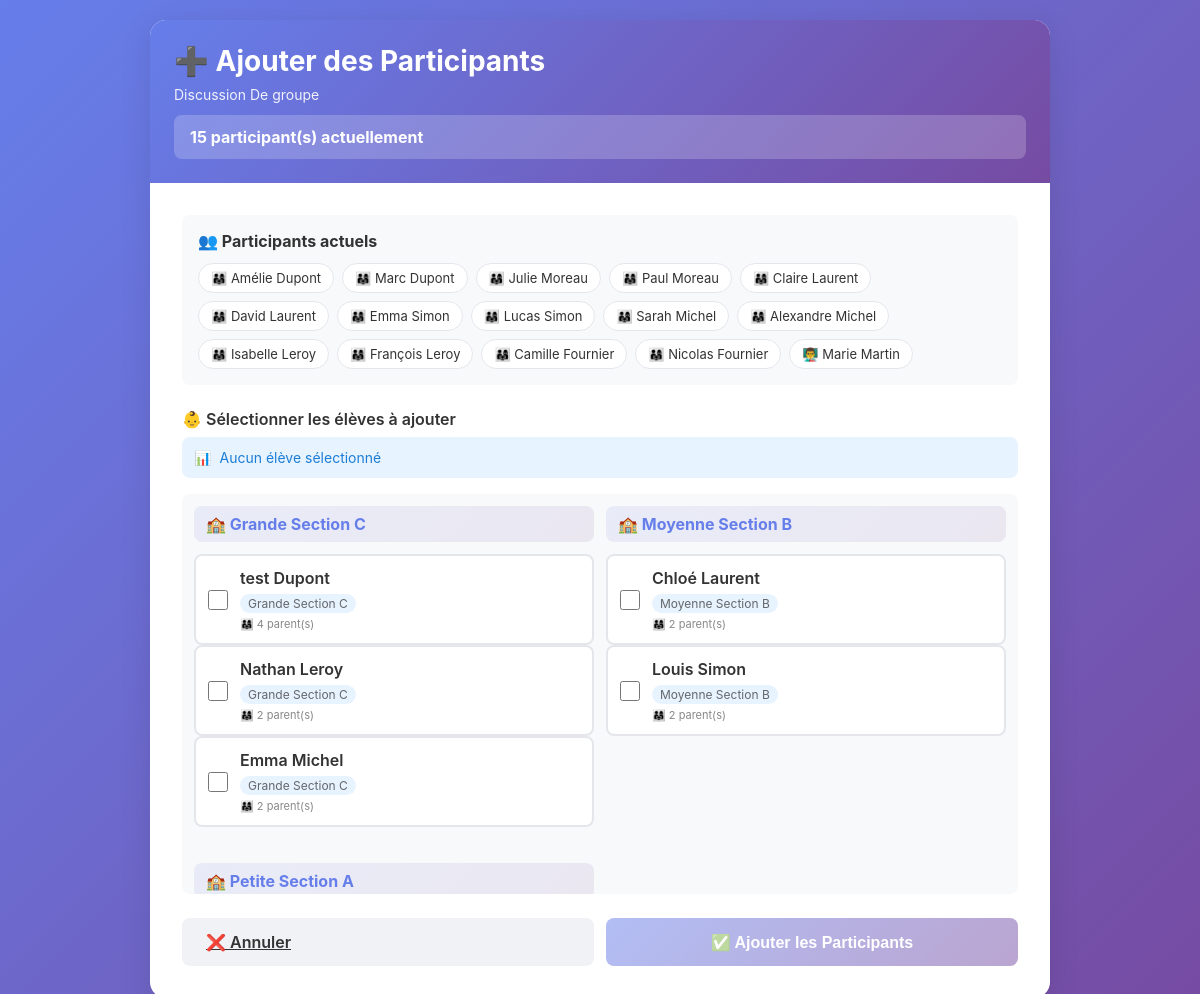
Screenshot of /niveaux/maternelle/conversation/20/add-participants/ (signed in) with the database file from the repository.
### school_core/models.py (models this page shows, shortened)
class Conversation(models.Model):
    CONVERSATION_TYPES = [
        ('group', 'Groupe Classe'),
        ('private', 'Discussion Privée'),
    ]
    name = models.CharField(max_length=200, verbose_name="Nom de la conversation")
    conversation_type = models.CharField(
        max_length=10,
        choices=CONVERSATION_TYPES,
        default='private',
        verbose_name="Type"
    )
    classroom = models.ForeignKey(
        Classroom,
        on_delete=models.CASCADE,
        null=True,
        blank=True,
        related_name='conversations',
        verbose_name="Classe (pour groupes)"
    )
    participants = models.ManyToManyField(
        settings.AUTH_USER_MODEL,
        related_name='conversations',
        verbose_name="Participants"
    )
    created_by = models.ForeignKey(
        settings.AUTH_USER_MODEL,
        on_delete=models.SET_NULL,
        null=True,
        related_name='created_conversations',
        verbose_name="Créé par"
    )
    created_at = models.DateTimeField(auto_now_add=True, verbose_name="Date de création")
    last_message_at = models.DateTimeField(default=timezone.now, verbose_name="Dernier message")
    class Meta:
        verbose_name = "Conversation"
        verbose_name_plural = "Conversations"
        ordering = ['-last_message_at']

class Classroom(models.Model):
    level = models.ForeignKey(SchoolLevel, on_delete=models.CASCADE, related_name='classrooms')
    name = models.CharField(max_length=50)
    teacher = models.ForeignKey(
        settings.AUTH_USER_MODEL,
        on_delete=models.SET_NULL,
        null=True,
        blank=True,
        limit_choices_to={'is_teacher': True},
        related_name='taught_classes'
    )
    school_year = models.CharField(max_length=9, default='2025-2026')
    class Meta:
        verbose_name = "Classe"
        verbose_name_plural = "Classes"
        ordering = ['level', 'name']

class Student(models.Model):
    first_name = models.CharField(max_length=50, verbose_name="Prénom")
    last_name = models.CharField(max_length=50, verbose_name="Nom")
    date_of_birth = models.DateField(null=True, blank=True, verbose_name="Date de naissance")
    classroom = models.ForeignKey(
        Classroom,
        on_delete=models.SET_NULL,
        null=True,
        blank=True,
        related_name='students'
    )
    parents = models.ManyToManyField(
        settings.AUTH_USER_MODEL,
        related_name='children',
        limit_choices_to={'is_parent': True},
        blank=True
    )
    photo = models.ImageField(upload_to='students/%Y/', blank=True, null=True)
    class Meta:
        verbose_name = "Élève"
        verbose_name_plural = "Élèves"
        ordering = ['last_name', 'first_name']

### accounts/models.py (models this page shows, shortened)
class CustomUser(AbstractUser):
    is_parent = models.BooleanField(default=False, verbose_name="Est parent")
    is_teacher = models.BooleanField(default=False, verbose_name="Est professeur")
    is_director = models.BooleanField(default=False, verbose_name="Est directeur")

### interfaces/views_maternelle.py (the view, shortened to what this page needs)
# urls.py: path('maternelle/conversation/<int:conversation_id>/add-participants/', views_maternelle.add_participants, name='maternelle_add_participants'),
@login_required
def add_participants(request, conversation_id):
    conversation = get_object_or_404(Conversation, id=conversation_id)
    if not (request.user.is_director or conversation.created_by == request.user or request.user in conversation.participants.all()):
        django_messages.error(request, "Vous n'avez pas la permission de modifier cette conversation")
        return redirect(f'/niveaux/maternelle/?conv={conversation.id}')
    level = get_object_or_404(SchoolLevel, slug='maternelle')
    if request.user.is_director:
        classrooms = Classroom.objects.filter(level=level)
    else:
        classrooms = request.user.taught_classes.filter(level=level)
    current_participants = conversation.participants.all()
    students = Student.objects.filter(classroom__in=classrooms).select_related('classroom').order_by('classroom__name', 'last_name', 'first_name')
    context = {
        'level': level,
        'conversation': conversation,
        'classrooms': classrooms,
        'students': students,
        'current_participants': current_participants,
    }
    return render(request, 'maternelle/add_participants.html', context)

### interfaces/templates/maternelle/add_participants.html (shortened to what this page needs)
<!DOCTYPE html>
<html lang="fr">
<head>
</head>
<body>
    <div class="container">
        <div class="header">
            <h1>➕ Ajouter des Participants</h1>
            <p>{{ conversation.name }}</p>
            <div class="conversation-info">
                <strong>{{ conversation.participants.count }} participant(s) actuellement</strong>
            </div>
        </div>
        <div class="form-content">
            <div class="current-participants">
                <h3>👥 Participants actuels</h3>
                <div class="participants-list">
                    {% for participant in current_participants %}
                        <div class="participant-badge">
                            {% if participant.is_teacher %}👨‍🏫{% else %}👨‍👩‍👧{% endif %}
                            {{ participant.first_name }} {{ participant.last_name }}
                        </div>
                    {% endfor %}
                </div>
            </div>
            <form method="POST" id="addParticipantsForm">
                <div class="form-group">
                    <label>👶 Sélectionner les élèves à ajouter</label>
                    <div class="selection-info">
                        <span>📊</span>
                        <span id="selectionCount">Aucun élève sélectionné</span>
                    </div>
                    {% regroup students by classroom as classroom_list %}
                    <div class="students-grid">
                        {% for classroom_group in classroom_list %}
                            <div class="class-section">
                                <div class="class-header">
                                    🏫 {{ classroom_group.grouper.name }}
                                </div>
                                {% for student in classroom_group.list %}
                                    {% with student_has_parent_in=False %}
                                        <div class="student-item {% if student_has_parent_in %}already-in{% endif %}" {% if not student_has_parent_in %}onclick="toggleCheckbox(this)"{% endif %}>
                                            <input type="checkbox" name="students" value="{{ student.id }}"
                                                   onchange="updateSelectionCount()">
                                            <div class="student-info">
                                                <div class="student-name">{{ student.first_name }} {{ student.last_name }}</div>
                                                <div class="student-class">{{ student.classroom.name }}</div>
                                                <div class="student-parents">
                                                    👨‍👩‍👧 {{ student.parents.count }} parent(s)
                                                </div>
                                            </div>
                                        </div>
                                    {% endwith %}
                                {% endfor %}
                            </div>
                        {% endfor %}
                    </div>
                </div>
                <div class="actions">
                    <a href="/niveaux/maternelle/?conv={{ conversation.id }}" class="btn btn-secondary">❌ Annuler</a>
                    <button type="submit" class="btn btn-primary" id="submitBtn" disabled>✅ Ajouter les Participants</button>
                </div>
            </form>
        </div>
    </div>
</body>
</html>

### interfaces/templates/maternelle/add_participants.html (style rules this page uses)
* { margin: 0; padding: 0; box-sizing: border-box; }
body { font-family: -apple-system, BlinkMacSystemFont, 'Segoe UI', Roboto, Helvetica, Arial, sans-serif; background: linear-gradient(135deg, #667eea 0%, #764ba2 100%); min-height: 100vh; padding: 20px; }
.container { max-width: 900px; margin: 0 auto; background: white; border-radius: 16px; box-shadow: 0 8px 32px rgba(0, 0, 0, 0.1); overflow: hidden; }
.header { background: linear-gradient(135deg, #667eea 0%, #764ba2 100%); color: white; padding: 24px; }
.header h1 { font-size: 28px; margin-bottom: 8px; }
.header p { opacity: 0.9; font-size: 14px; }
.conversation-info { background: rgba(255, 255, 255, 0.2); padding: 12px 16px; border-radius: 8px; margin-top: 12px; }
.form-content { padding: 32px; }
.current-participants { background: #f8f9fa; padding: 16px; border-radius: 8px; margin-bottom: 24px; }
.current-participants h3 { color: #333; margin-bottom: 12px; font-size: 16px; }
.participants-list { display: flex; flex-wrap: wrap; gap: 8px; }
.participant-badge { background: white; padding: 6px 12px; border-radius: 16px; font-size: 13px; color: #333; border: 1px solid #e4e6eb; }
.form-group { margin-bottom: 24px; }
.form-group label { display: block; margin-bottom: 8px; font-weight: 600; color: #333; }
.students-grid { display: grid; grid-template-columns: repeat(auto-fill, minmax(280px, 1fr)); gap: 12px; max-height: 400px; overflow-y: auto; padding: 12px; background: #f8f9fa; border-radius: 8px; }
.student-item { display: flex; align-items: center; padding: 12px; background: white; border-radius: 8px; border: 2px solid #e4e6eb; cursor: pointer; transition: all 0.2s; }
.student-item input[type="checkbox"] { width: 20px; height: 20px; margin-right: 12px; cursor: pointer; accent-color: #667eea; }
.student-info { flex: 1; }
.student-name { font-weight: 600; color: #333; margin-bottom: 4px; }
.student-class { font-size: 12px; color: #65676b; display: inline-block; padding: 2px 8px; background: #e7f3ff; border-radius: 12px; }
.student-parents { font-size: 11px; color: #888; margin-top: 4px; }
.class-section { margin-bottom: 24px; }
.class-header { font-size: 16px; font-weight: 700; color: #667eea; margin-bottom: 12px; padding: 8px 12px; background: linear-gradient(135deg, rgba(102, 126, 234, 0.1), rgba(118, 75, 162, 0.1)); border-radius: 8px; }
.selection-info { background: #e7f3ff; padding: 12px; border-radius: 8px; margin-bottom: 16px; font-size: 14px; color: #1c7ed6; display: flex; align-items: center; gap: 8px; }
.actions { display: flex; gap: 12px; margin-top: 24px; }
.btn { flex: 1; padding: 14px 24px; border: none; border-radius: 8px; font-size: 16px; font-weight: 600; cursor: pointer; transition: all 0.3s; }
.btn-primary { background: linear-gradient(135deg, #667eea 0%, #764ba2 100%); color: white; }
.btn-primary:disabled { opacity: 0.5; cursor: not-allowed; transform: none; }
.btn-secondary { background: #f0f2f5; color: #333; }

### rows the page displays
Conversation: name "Discussion De groupe", participants.count "15"
CustomUser: first_name "Amélie", last_name "Dupont"
CustomUser: first_name "Marc", last_name "Dupont"
CustomUser: first_name "Julie", last_name "Moreau"
CustomUser: first_name "Paul", last_name "Moreau"
CustomUser: first_name "Claire", last_name "Laurent"
CustomUser: first_name "David", last_name "Laurent"
CustomUser: first_name "Emma", last_name "Simon"
CustomUser: first_name "Lucas", last_name "Simon"
CustomUser: first_name "Sarah", last_name "Michel"
CustomUser: first_name "Alexandre", last_name "Michel"
CustomUser: first_name "Isabelle", last_name "Leroy"
CustomUser: first_name "François", last_name "Leroy"
CustomUser: first_name "Camille", last_name "Fournier"
CustomUser: first_name "Nicolas", last_name "Fournier"
CustomUser: first_name "Marie", last_name "Martin"
Classroom: grouper.name "Grande Section C"
Student: first_name "test", last_name "Dupont", classroom.name "Grande Section C", parents.count "4"
Student: first_name "Nathan", last_name "Leroy", classroom.name "Grande Section C", parents.count "2"
Student: first_name "Emma", last_name "Michel", classroom.name "Grande Section C", parents.count "2"
Classroom: grouper.name "Moyenne Section B"
Student: first_name "Chloé", last_name "Laurent", classroom.name "Moyenne Section B", parents.count "2"
Student: first_name "Louis", last_name "Simon", classroom.name "Moyenne Section B", parents.count "2"
Classroom: grouper.name "Petite Section A"
